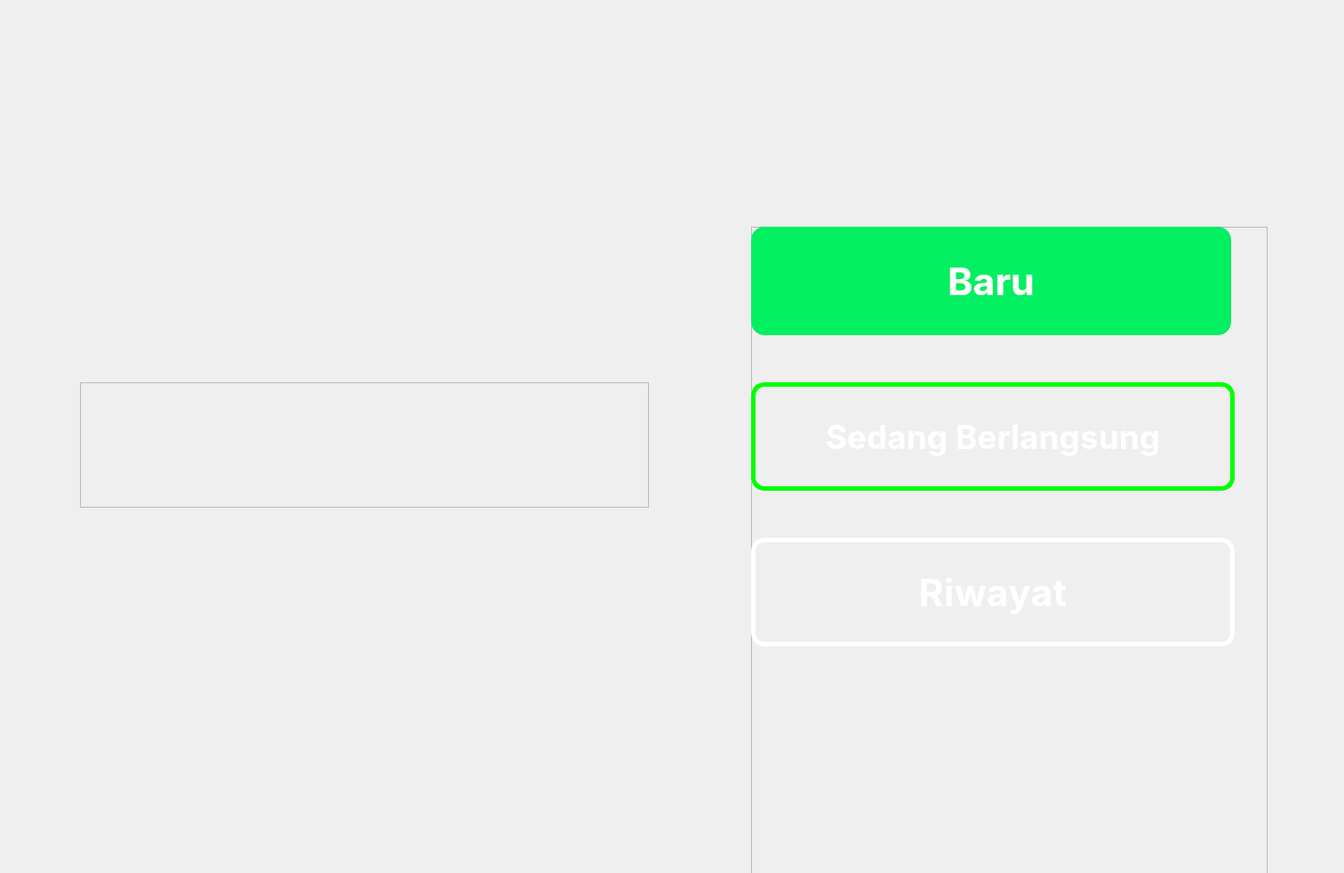
<?xml version="1.0" encoding="UTF-8"?>
<ui version="4.0">
 <class>Home</class>
 <widget class="QDialog" name="Home">
  <property name="geometry">
   <rect>
    <x>0</x>
    <y>0</y>
    <width>1512</width>
    <height>982</height>
   </rect>
  </property>
  <property name="font">
   <font>
    <family>Inter</family>
   </font>
  </property>
  <property name="windowTitle">
   <string>Dialog</string>
  </property>
  <property name="styleSheet">
   <string notr="true">QDialog{
background-image: url(&quot;img/home/home.png&quot;);
background-repeat: none;
}</string>
  </property>
  <widget class="QFrame" name="buttons">
   <property name="geometry">
    <rect>
     <x>845</x>
     <y>255</y>
     <width>581</width>
     <height>821</height>
    </rect>
   </property>
   <property name="styleSheet">
    <string notr="true"/>
   </property>
   <property name="frameShape">
    <enum>QFrame::StyledPanel</enum>
   </property>
   <property name="frameShadow">
    <enum>QFrame::Raised</enum>
   </property>
   <widget class="QPushButton" name="button_baru">
    <property name="geometry">
     <rect>
      <x>0</x>
      <y>0</y>
      <width>540</width>
      <height>122</height>
     </rect>
    </property>
    <property name="font">
     <font>
      <family>Inter</family>
      <pointsize>32</pointsize>
      <weight>75</weight>
      <bold>true</bold>
     </font>
    </property>
    <property name="cursor">
     <cursorShape>PointingHandCursor</cursorShape>
    </property>
    <property name="styleSheet">
     <string notr="true">QPushButton{
background-color: rgba(3, 239, 98, 1);
border-radius: 15px;
color: rgba(255,255,255,1);
}

QPushButton:hover {
    background-color: rgba(3, 239, 98, 0.8);
}

QPushButton:pressed {
    background-color: rgba(3, 239, 98, 0.6);
}
</string>
    </property>
    <property name="text">
     <string>Baru</string>
    </property>
   </widget>
   <widget class="QPushButton" name="button_sedangberlangsung">
    <property name="geometry">
     <rect>
      <x>0</x>
      <y>175</y>
      <width>544</width>
      <height>122</height>
     </rect>
    </property>
    <property name="font">
     <font>
      <family>Inter</family>
      <pointsize>28</pointsize>
      <weight>75</weight>
      <bold>true</bold>
     </font>
    </property>
    <property name="cursor">
     <cursorShape>PointingHandCursor</cursorShape>
    </property>
    <property name="styleSheet">
     <string notr="true">QPushButton {
    background-color: transparent;
    border-style: solid;
    border-width: 5px;
    border-color: #00ff00; /* green color */
    border-radius: 15px;
    color: white;
}

QPushButton:hover {
    background-color: rgba(3, 239, 98, 0.8);
}

QPushButton:pressed {
    background-color: rgba(3, 239, 98, 0.6);
}</string>
    </property>
    <property name="text">
     <string>Sedang Berlangsung</string>
    </property>
   </widget>
   <widget class="QPushButton" name="button_riwayat">
    <property name="geometry">
     <rect>
      <x>0</x>
      <y>350</y>
      <width>544</width>
      <height>122</height>
     </rect>
    </property>
    <property name="font">
     <font>
      <family>Inter</family>
      <pointsize>32</pointsize>
      <weight>75</weight>
      <bold>true</bold>
     </font>
    </property>
    <property name="cursor">
     <cursorShape>PointingHandCursor</cursorShape>
    </property>
    <property name="styleSheet">
     <string notr="true">QPushButton {
    background-color: transparent;
    border-style: solid;
    border-width: 5px;
    border-color: #FFFFFF; /* white color */
    border-radius: 15px;
    color: white;
}

QPushButton:hover {
    background-color: rgba(3, 239, 98, 0.8);
}

QPushButton:pressed {
    background-color: rgba(3, 239, 98, 0.6);
}</string>
    </property>
    <property name="text">
     <string>Riwayat</string>
    </property>
   </widget>
  </widget>
  <widget class="QFrame" name="text">
   <property name="geometry">
    <rect>
     <x>90</x>
     <y>430</y>
     <width>640</width>
     <height>141</height>
    </rect>
   </property>
   <property name="styleSheet">
    <string notr="true">QFrame{
background: url(&quot;img/home/text.png&quot;);
background-repeat: none;
}</string>
   </property>
   <property name="frameShape">
    <enum>QFrame::StyledPanel</enum>
   </property>
   <property name="frameShadow">
    <enum>QFrame::Raised</enum>
   </property>
  </widget>
 </widget>
 <resources/>
 <connections/>
</ui>
